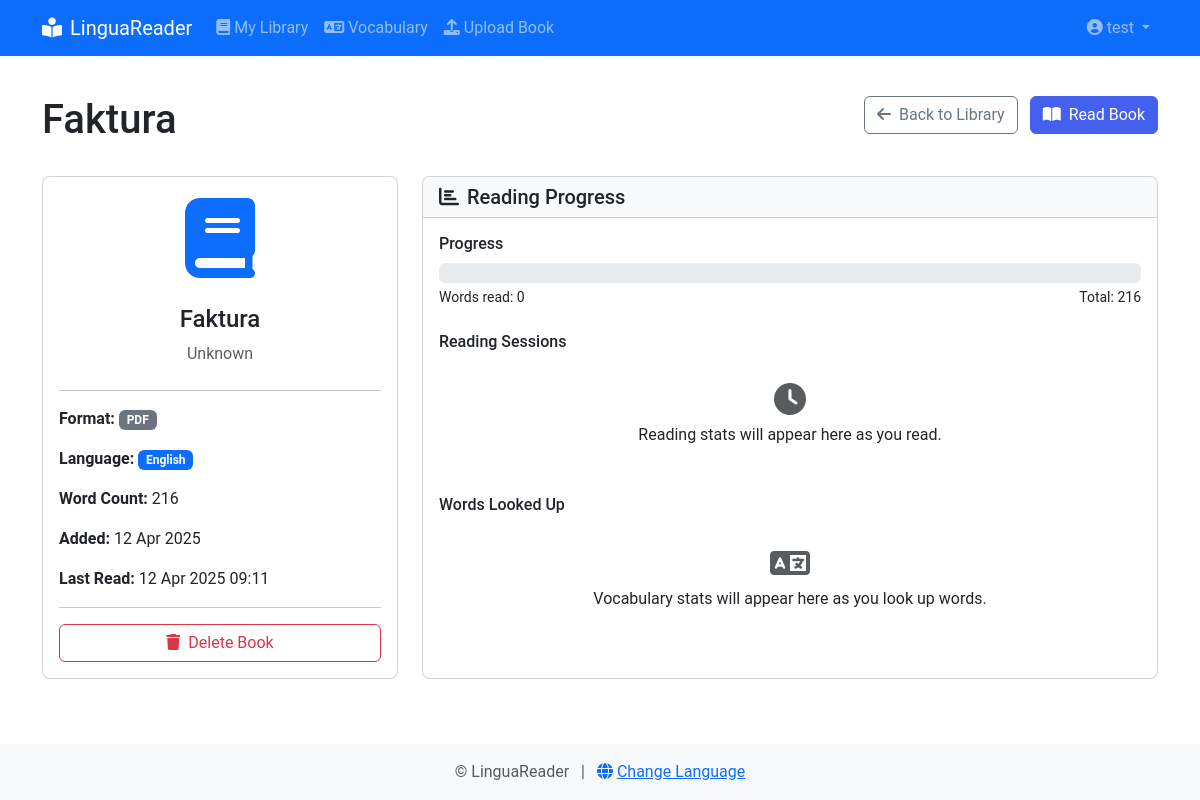
Screenshot of /books/book/3 (signed in) with the database file from the repository.
### app/models/__init__.py (models this page shows, shortened)
class User(db.Model, UserMixin):
    __tablename__ = 'users'
    id = db.Column(db.Integer, primary_key=True)
    username = db.Column(db.String(64), unique=True, index=True)
    email = db.Column(db.String(120), unique=True, index=True)
    password_hash = db.Column(db.String(256))
    native_language = db.Column(db.String(5), default='en')
    learning_language = db.Column(db.String(5), default='de')
    created_at = db.Column(db.DateTime, default=datetime.utcnow)
    last_login = db.Column(db.DateTime, nullable=True)
    books = db.relationship('Book', backref='owner', lazy='dynamic')
    vocabulary_items = db.relationship('VocabularyItem', backref='user', lazy='dynamic')

class Book(db.Model):
    __tablename__ = 'books'
    id = db.Column(db.Integer, primary_key=True)
    title = db.Column(db.String(256), nullable=False)
    author = db.Column(db.String(256), nullable=True)
    language = db.Column(db.String(5), nullable=False)
    file_path = db.Column(db.String(512), nullable=False)
    original_filename = db.Column(db.String(256), nullable=False)
    file_type = db.Column(db.String(10), nullable=False)
    word_count = db.Column(db.Integer, default=0)
    created_at = db.Column(db.DateTime, default=datetime.utcnow)
    last_read_at = db.Column(db.DateTime, nullable=True)
    last_position = db.Column(db.Integer, default=0)  # Last reading position
    user_id = db.Column(db.Integer, db.ForeignKey('users.id'))

### app/routes/book.py (the view)
@book.route('/book/<int:book_id>')
@login_required
def book_details(book_id):
    book = Book.query.filter_by(id=book_id, user_id=current_user.id).first_or_404()
    return render_template('books/details.html', title=book.title, book=book)

### app/__init__.py (called while the page is built)
@login_manager.user_loader
def load_user(user_id):
    return User.query.get(int(user_id))

### app/templates/books/details.html (shortened to what this page needs)
{% extends "layout.html" %}
{% block content %}
<div class="row mb-4">
    <div class="col">
        <h1>{{ book.title }}</h1>
    </div>
    <div class="col-auto">
        <a href="{{ url_for('book.library') }}" class="btn btn-outline-secondary me-2">
            <i class="fas fa-arrow-left me-1"></i> {{ _('Back to Library') }}
        </a>
        <a href="{{ url_for('reader.view', book_id=book.id) }}" class="btn btn-primary">
            <i class="fas fa-book-open me-1"></i> {{ _('Read Book') }}
        </a>
    </div>
</div>
<div class="row">
    <div class="col-md-4 mb-4">
        <div class="card h-100">
            <div class="card-body">
                <div class="text-center mb-4">
                    <div class="display-1 mb-3">
                        <i class="fas fa-book text-primary"></i>
                    </div>
                    <h4>{{ book.title }}</h4>
                    <p class="text-muted">{{ book.author or _('Unknown author') }}</p>
                </div>
                <hr>
                <div class="mb-3">
                    <strong>{{ _('Format') }}:</strong>
                    <span class="badge bg-secondary">{{ book.file_type.upper() }}</span>
                </div>
                <div class="mb-3">
                    <strong>{{ _('Language') }}:</strong>
                    <span class="badge bg-{{ book.language|language_color }}">
                        {{ book.language|language_name }}
                    </span>
                </div>
                <div class="mb-3">
                    <strong>{{ _('Word Count') }}:</strong> {{ book.word_count }}
                </div>
                <div class="mb-3">
                    <strong>{{ _('Added') }}:</strong>
                    {{ book.created_at.strftime('%d %b %Y') }}
                </div>
                {% if book.last_read_at %}
                <div class="mb-3">
                    <strong>{{ _('Last Read') }}:</strong>
                    {{ book.last_read_at.strftime('%d %b %Y %H:%M') }}
                </div>
                {% endif %}
                <hr>
                <form action="{{ url_for('book.delete_book', book_id=book.id) }}" method="POST" class="d-grid gap-2" onsubmit="return confirm('{{ _('Are you sure you want to delete this book?') }}')">
                    <button type="submit" class="btn btn-outline-danger">
                        <i class="fas fa-trash me-1"></i> {{ _('Delete Book') }}
                    </button>
                </form>
            </div>
        </div>
    </div>
    <div class="col-md-8 mb-4">
        <div class="card h-100">
            <div class="card-header bg-light">
                <h5 class="mb-0">
                    <i class="fas fa-chart-bar me-2"></i>{{ _('Reading Progress') }}
                </h5>
            </div>
            <div class="card-body">
                {% if book.last_read_at %}
                <div class="mb-4">
                    <h6>{{ _('Progress') }}</h6>
                    <div class="progress" style="height: 20px;">
                    </div>
                    <div class="d-flex justify-content-between mt-1">
                        <small>{{ _('Words read:') }} {{ book.last_position }}</small>
                        <small>{{ _('Total:') }} {{ book.word_count }}</small>
                    </div>
                </div>
                <div class="mb-4">
                    <h6>{{ _('Reading Sessions') }}</h6>
                    <div class="text-center py-4">
                        <i class="fas fa-clock text-muted mb-2" style="font-size: 2rem;"></i>
                        <p class="mb-0">{{ _('Reading stats will appear here as you read.') }}</p>
                    </div>
                </div>
                <div>
                    <h6>{{ _('Words Looked Up') }}</h6>
                    <div class="text-center py-4">
                        <i class="fas fa-language text-muted mb-2" style="font-size: 2rem;"></i>
                        <p class="mb-0">{{ _('Vocabulary stats will appear here as you look up words.') }}</p>
                    </div>
                </div>
                {% endif %}
            </div>
        </div>
    </div>
</div>
{% endblock %}

### app/templates/layout.html (shortened to what this page needs)
{% block doc %}<!DOCTYPE html>
<html lang="{{ session.get('locale', 'en') }}">
<head>
    <link href="https://cdn.jsdelivr.net/npm/bootstrap@5.3.0-alpha1/dist/css/bootstrap.min.css" rel="stylesheet">
    <link rel="stylesheet" href="https://cdnjs.cloudflare.com/ajax/libs/font-awesome/6.0.0/css/all.min.css">
    <link rel="stylesheet" href="{{ url_for('static', filename='css/style.css') }}">
</head>
<body class="{% block body_class %}{% endblock %}">
    <nav class="navbar navbar-expand-lg navbar-dark bg-primary">
        <div class="container">
            <a class="navbar-brand" href="{{ url_for('book.library') }}">
                <i class="fas fa-book-reader me-2"></i>{{ _('LinguaReader') }}
            </a>
            <div class="collapse navbar-collapse" id="navbarNav">
                <ul class="navbar-nav me-auto">
                    {% if current_user.is_authenticated %}
                    <li class="nav-item">
                        <a class="nav-link {% if request.endpoint == 'book.library' %}active{% endif %}" href="{{ url_for('book.library') }}">
                            <i class="fas fa-book me-1"></i>{{ _('My Library') }}
                        </a>
                    </li>
                    <li class="nav-item">
                        <a class="nav-link {% if request.endpoint == 'reader.vocabulary' %}active{% endif %}" href="{{ url_for('reader.vocabulary') }}">
                            <i class="fas fa-language me-1"></i>{{ _('Vocabulary') }}
                        </a>
                    </li>
                    <li class="nav-item">
                        <a class="nav-link {% if request.endpoint == 'book.upload' %}active{% endif %}" href="{{ url_for('book.upload') }}">
                            <i class="fas fa-upload me-1"></i>{{ _('Upload Book') }}
                        </a>
                    </li>
                    {% endif %}
                </ul>
                <ul class="navbar-nav">
                    {% if current_user.is_authenticated %}
                    <li class="nav-item dropdown">
                        <a class="nav-link dropdown-toggle" href="#" id="userDropdown" role="button" data-bs-toggle="dropdown">
                            <i class="fas fa-user-circle me-1"></i>{{ current_user.username }}
                        </a>
                    </li>
                    {% endif %}
                </ul>
            </div>
        </div>
    </nav>
    <main class="container my-4">
        {% block content %}{% endblock %}
    </main>
    <footer class="bg-light py-3 mt-auto">
        <div class="container text-center">
            <p class="text-muted mb-0">
                &copy; {{ _('LinguaReader') }} {{ now.year }}
                <span class="mx-2">|</span>
                <a href="#" data-bs-toggle="modal" data-bs-target="#languageModal">
                    <i class="fas fa-globe me-1"></i>{{ _('Change Language') }}
                </a>
            </p>
        </div>
    </footer>
</body>
</html>{% endblock %}

### app/static/css/style.css (style rules this page uses)
:root { --primary-color: #4361ee; --secondary-color: #3f37c9; --accent-color: #4895ef; --success-color: #4cc9f0; --warning-color: #f72585; --info-color: #560bad; --light-color: #f8f9fa; --dark-color: #212529; }
body { font-family: 'Roboto', 'Segoe UI', sans-serif; min-height: 100vh; display: flex; flex-direction: column; }
main { flex: 1 0 auto; }
footer { flex-shrink: 0; margin-top: auto; }
.card { transition: transform 0.2s, box-shadow 0.2s; border-radius: 0.5rem; overflow: hidden; }
.progress { height: 5px; margin-top: 10px; }
.btn-primary { background-color: var(--primary-color); border-color: var(--primary-color); }

### rows the page displays
User: username "test"
Book: title "Faktura", author "Unknown", file_type "PDF", language|language_name "English", word_count "216", created_at "12 Apr 2025", last_read_at "12 Apr 2025 09:11", last_position "0"
